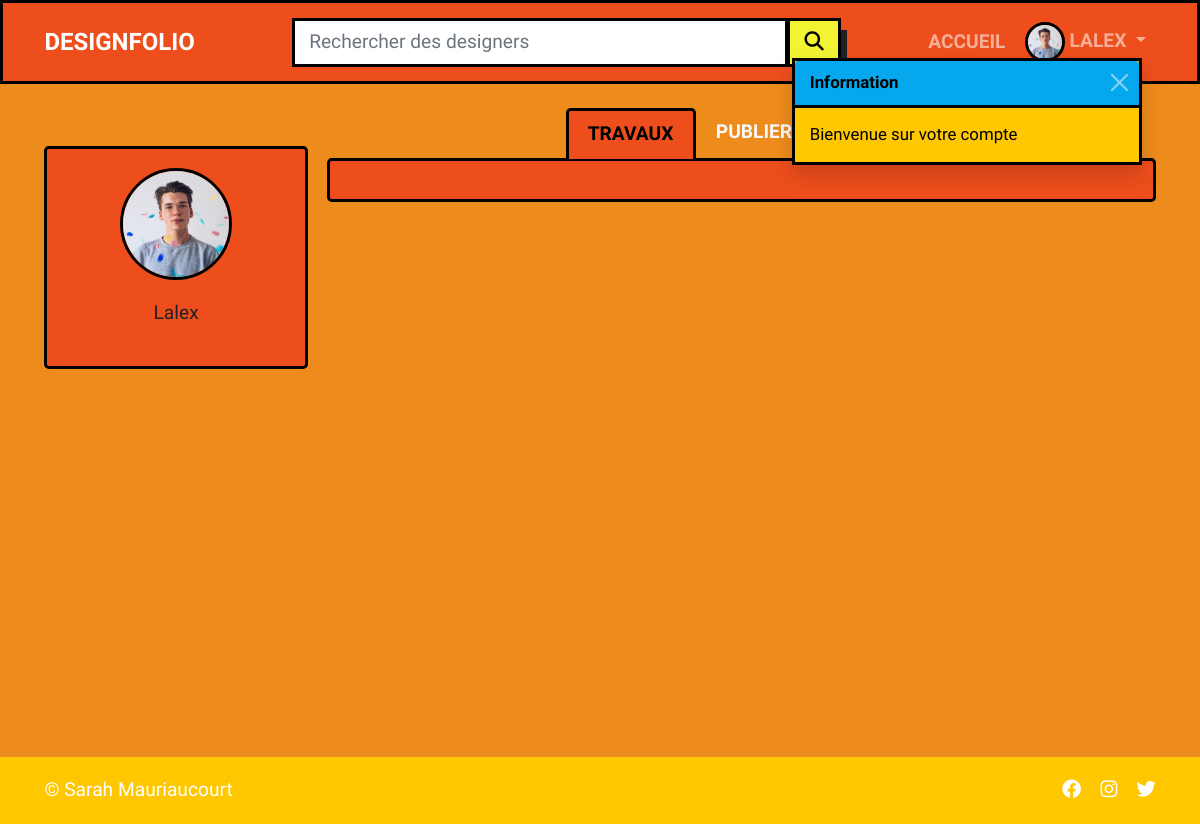
Screenshot of /index.php?action=mur&id=50 (signed in) with the database file from the repository.
### tables this page shows
CREATE TABLE IF NOT EXISTS `user` (
  `id` int(11) NOT NULL AUTO_INCREMENT,
  `login` varchar(100) NOT NULL,
  `mdp` varchar(255) NOT NULL,
  `email` varchar(255) DEFAULT NULL,
  `avatar` varchar(255) DEFAULT NULL,
  PRIMARY KEY (`id`),
  UNIQUE KEY `email` (`email`)
);

### views/pages/profil-user.php (the view, shortened to what this page needs)
<?php
  $sql = "SELECT * FROM user where id=?";
  $q = $pdo->prepare($sql);
  $q->execute(array($_GET['id']));
  $personne = $q->fetch();
?>
<section>
  <div class="container">
    <div class="row g-3">
      <div class="col-md-3 mt-md-5 mb-3 wow animate__fadeInLeft" data-wow-delay="0.1s" data-wow-duration=".8s" data-wow-delay="0.2s">
        <div class="user-profil text-center p-3 rounded ombre">
          <img src="<?php echo $personne['avatar']?>" alt="<?php echo $personne['login']?>" class="avatar">
          <p class="my-3"><?php echo $personne['login']?></p>
        </div>
      </div>
      <div class="col-md-9 wow animate__fadeInRight" data-wow-delay="0.1s" data-wow-duration=".8s" data-wow-delay="0.2s">
        <div class="d-flex justify-content-center">
          <ul class="nav nav-tabs" id="myTab">
            <li class="nav-item">
              <a href="#activity" class="nav-link active" data-bs-toggle="tab">Travaux</a>
            </li>
            <li class="nav-item">
              <?php
            if (isset($_SESSION['id'])) {
              if($_GET['id'] == $_SESSION['id']) {
          ?>
              <a href="#post" class="nav-link" data-bs-toggle="tab">Publier</a>
            </li>
            <?php } } ?>
            <li class="nav-item">
              <a href="#profil" class="nav-link" data-bs-toggle="tab">Profil</a>
            </li>
          </ul>
        </div>
        <div class="tab-content p-3 rounded ombre">
        </div>
      </div>
    </div>
  </div>
</section>

### assets/css/style.css (style rules this page uses)
body { font-family: 'Raleway', sans-serif; background-color: #ED8B1C; color: #212026; overflow-x: hidden; }
section:first-child { margin-top: 5.6rem; }
@media (min-width: 1200px) { html { font-size: 1.2rem; } }
a { text-transform: uppercase; color: white; font-weight: bold; }
img, .card-img, .img { -o-object-fit: cover; object-fit: cover; background-size: cover; background-repeat: no-repeat; background-position: center center; }
.avatar { width: 112px; height: 112px; border-radius: 50%; -webkit-border-radius: 50%; border: .2rem solid black; }
.nav-tabs { border: none; }
.nav-tabs .nav-item .active { border: .2rem solid black; border-bottom: none; background-color: #ED4E1C !important; color: black !important; }
.nav-tabs .nav-link { color: #f8f9fd; }
.tab-content { border: .2rem solid black; background-color: #ED4E1C; padding: 1rem; }
.user-profil { border: .2rem solid black; background-color: #ED4E1C; padding: 1rem; }

### rows the page displays
user: avatar (picture), login "Lalex"

### other values shown
$_SESSION['info'] "Bienvenue sur votre compte"
$_SESSION['login'] "LALEX"
